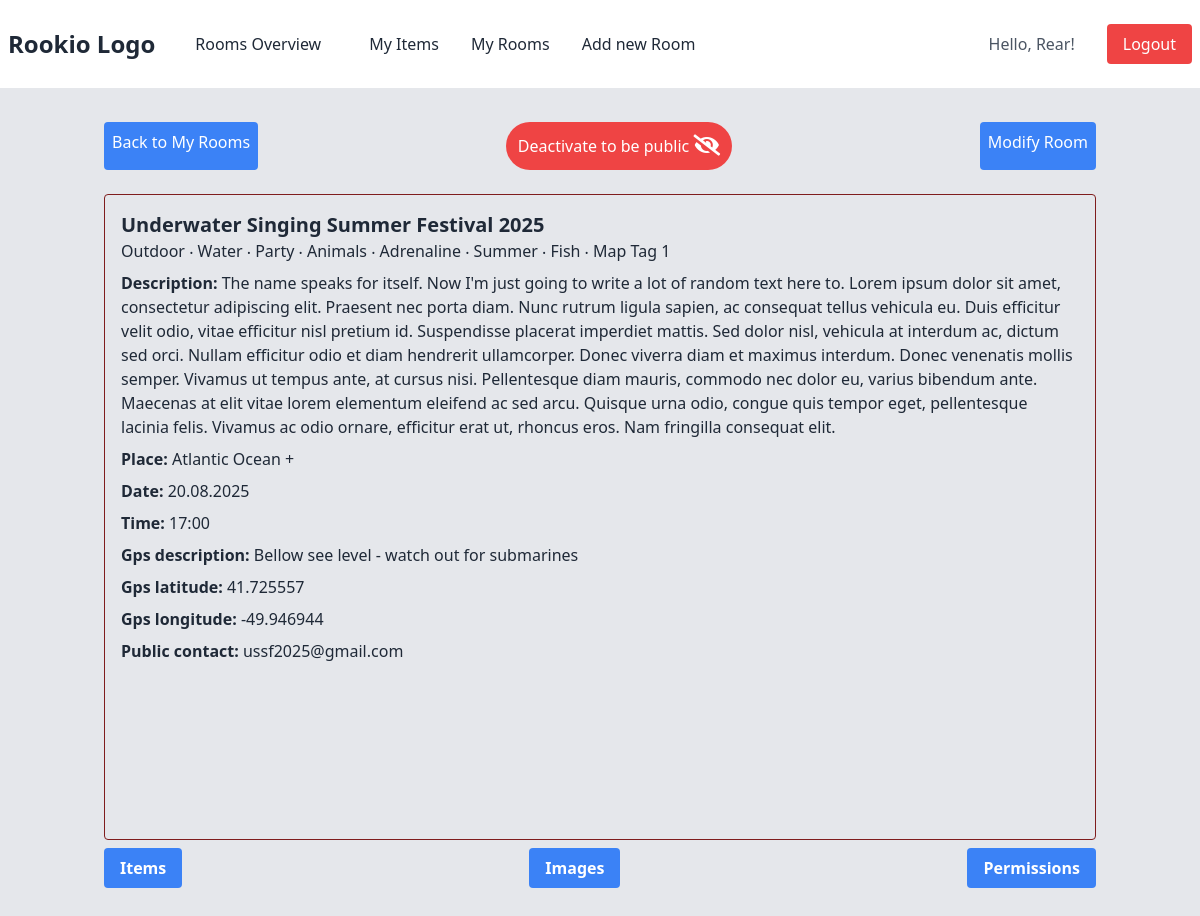
The app's page /room_detail/3/ (signed in) with its own data.
### viewer/models.py (models this page shows, shortened)
class TimeStamp(models.Model):
    created_at = models.DateTimeField(auto_now_add=True)
    updated_at = models.DateTimeField(auto_now=True)
    class Meta:
        abstract = True

class Room(TimeStamp):
    ROOM_TYPE_CHOICES = (
        ('event', 'Event'),
        ('service', 'Service'),
    )
    name = models.CharField(max_length=80)
    owners = models.ManyToManyField(PersonOwner, related_name="rooms")
    room_type = models.CharField(max_length=20, choices=ROOM_TYPE_CHOICES)
    tags = models.ManyToManyField(Tag, related_name="rooms")
    description = models.TextField(max_length=1000)  # default form widget for this field is a Textarea -
    place = models.CharField(max_length=150)
    gps_description = models.CharField(max_length=150, blank=True)
    gps_lat = models.DecimalField(max_digits=9, decimal_places=6,
                                  null=True,
                                  blank=True,
                                  validators=[MinValueValidator(-90), MaxValueValidator(90)])
    gps_lng = models.DecimalField(max_digits=9, decimal_places=6,
                                  null=True,
                                  blank=True,
                                  validators=[MinValueValidator(-180), MaxValueValidator(180)])
    date = models.DateField()
    time = models.TimeField()
    outdoor = models.BooleanField(blank=True, default=False)
    contact_public = models.CharField(max_length=100)
    contact_after_assignment = models.CharField(max_length=100, null=True, blank=True)
    age_restriction = models.PositiveSmallIntegerField(validators=[MinValueValidator(0), MaxValueValidator(120)],
                                                       null=True, blank=True)
    age_recommendation = models.CharField(max_length=80, null=True, blank=True)
    minimum_participants = models.PositiveSmallIntegerField(validators=[MinValueValidator(1)], null=True, blank=True)
    maximum_participants = models.PositiveSmallIntegerField(validators=[MinValueValidator(1)], null=True, blank=True)
    paid_to_be_unique = models.BooleanField(default=False)
    hidden_from_public = models.BooleanField(default=True)
    template = models.ForeignKey(Template, on_delete=models.CASCADE, related_name="rooms", null=True, blank=True)

class Tag(TimeStamp):
    name = models.CharField(max_length=25, unique=True)

### viewer/views.py (the view)
# urls.py: path('room_detail/<int:room_id>/', views.room_detail, name='room_detail'),
@login_required
def room_detail(request, room_id):
    room = get_object_or_404(Room, id=room_id)
    return render(request, 'room_detail.html', {'room': room})

### viewer/context_processors.py (called while the page is built)
def google_maps_api_key(request):
    return {
        'GOOGLE_MAPS_API_KEY': settings.GOOGLE_MAPS_API_KEY
    }

### viewer/templates/room_detail.html (shortened to what this page needs)
{% extends 'base.html' %}
{% load tz %}
{% block content %}
<link rel="stylesheet" href="https://cdnjs.cloudflare.com/ajax/libs/font-awesome/5.15.3/css/all.min.css">
<div class="container mx-auto px-4">
    <div class="py-2 flex justify-between space-x-35">
        <a href="{% url 'my_rooms' %}" class="p-2 bg-blue-500 hover:bg-blue-700 text-white rounded mb-4 inline-block">Back to My Rooms</a>
        {% if room.hidden_from_public %}
            <a href="{% url 'toggle_room_visibility' room.id %}" class="p-3 bg-green-500 hover:bg-green-700 text-white rounded-full mb-4 inline-block focus:outline-none focus:ring-2 focus:ring-offset-2 focus:ring-green-600">
                Activate to be public
                <i class="fas fa-eye fa-lg"></i>
            </a>
        {% else %}
            <a href="{% url 'toggle_room_visibility' room.id %}" class="p-3 bg-red-500 hover:bg-red-700 blink-on-hover text-white rounded-full mb-4 inline-block focus:outline-none focus:ring-2 focus:ring-offset-2 focus:ring-red-600">
                Deactivate to be public
                <i class="fas fa-eye-slash fa-lg"></i>
            </a>
        {% endif %}
        <a href="{% url 'edit_room' room.id %}" class="p-2 bg-blue-500 hover:bg-blue-700 text-white rounded mb-4 inline-block float-right">Modify Room</a>
    </div>
    <div class="border rounded p-4 border-red-900">
        <h3 class="text-xl font-bold">{{ room.name }}</h3>
        {% for tag in room.tags.all %}
            {{ tag.name }}{% if not forloop.last %} ‧ {% endif %}
        {% empty %}
            No tags.
        {% endfor %}
        <p class="mt-2"><span class="font-bold">Description:</span> {{ room.description }}</p>
        <div class="flex space-x-4">
            <div class="flex-1">
                <p class="mt-2"><span class="font-bold">Place:</span> {{ room.place }}</p>
                <p class="mt-2"><span class="font-bold">Date:</span> {{ room.date|date:'d.m.Y' }} </p>
                <p class="mt-2"><span class="font-bold">Time:</span> {{ room.time|time:'H:i' }} {{ room.time|timezone:'Europe/Bratislava' }}</p>
                <p class="mt-2"><span class="font-bold">Gps description:</span> {{ room.gps_description }}</p>
                <p class="mt-2"><span class="font-bold">Gps latitude:</span> {{ room.gps_lat }}</p>
                <p class="mt-2"><span class="font-bold">Gps longitude:</span> {{ room.gps_lng }}</p>
                <p class="mt-2"><span class="font-bold">Public contact:</span> {{ room.contact_public }}</p>
            </div>
            <div class="flex-1">
                <div id="detailGoogleMap" class="h-96 w-full border rounded"></div>
            </div>
        </div>
    </div>
    <div class="py-2 flex justify-between space-x-40">
        <div class="group inline-block relative">
            {% if room.id %}
                <a href="{% url 'show_items' room.id %}" class="bg-blue-500 hover:bg-blue-700 text-white font-semibold py-2 px-4 rounded inline-flex items-center">
            {% endif %}
            <span>Items</span>
            </a>
            </div>
            <div class="group inline-block relative">
                <button class="bg-blue-500 text-white font-semibold py-2 px-4 rounded inline-flex items-center">
                    <span>Images</span>
                </button>
            </div>
            <div class="group inline-block relative">
                <button class="bg-blue-500 text-white font-semibold py-2 px-4 rounded inline-flex items-center">
                    <span>Permissions</span>
                </button>
        </div>
    </div>
</div>
{% endblock %}

### viewer/templates/base.html (shortened to what this page needs)
<!DOCTYPE html>
{% load static %}
<html lang="en">
<head>
    <link href="{% static 'output.css' %}" rel="stylesheet">
</head>
<body class="bg-gray-200 text-gray-800">
    <header>
        <nav class="p-2 bg-white border-b-2 border-gray-200 flex justify-between items-center">
            <div class="flex items-center mr-12">
                <a href="{% url 'welcome' %}" class="text-gray-800 text-2xl font-bold hover:text-blue-500 transition-colors duration-200">Rookio Logo</a>
                <a href="{% url 'rooms_overview' %}" class="p-6 ml-4 text-gray-800 hover:text-blue-500 transition-colors duration-200">Rooms Overview</a>
                <a href="{% url 'my_items' %}" class="p-2 ml-4 text-gray-800 hover:text-blue-500 transition-colors duration-200">My Items</a>
                {% if user.is_authenticated %}
                <a href="{% url 'my_rooms' %}" class="p-2 ml-4 text-gray-800 hover:text-blue-500 transition-colors duration-200">My Rooms</a>
                {% endif %}
                {% if user.is_authenticated %}
                <a href="{% url 'add_room' %}" class="p-2 ml-4 text-gray-800 hover:text-blue-500 transition-colors duration-200">Add new Room</a>
                {% endif %}
            </div>
            <div id="auth-buttons" class="flex items-center space-x-4">
                {% if user.is_authenticated %}
                    <span class="mr-4 text-gray-600">Hello, {{ user.username }}!</span>
                    <a href="{% url 'logout' %}" class="px-4 py-2 rounded bg-red-500 text-white hover:bg-red-700 transition-colors duration-200">Logout</a>
                {% endif %}
            </div>
        </nav>
    </header>
    <main class="p-6">
        {% block content %}
        {% endblock content %}
    </main>
</body>
</html>

### records on screen
Room: name "Underwater Singing Summer Festival 2025", description "The name speaks for itself. Now I'm just going to write a lot of random text here to. Lorem ipsum dolor sit amet, consectetur adipiscing elit. Praesent nec porta diam. Nunc rutrum ligula sapien, ac consequat tellus vehicula eu. Duis efficitur velit odio, vitae efficitur nisl pretium id. Suspendisse placerat imperdiet mattis. Sed dolor nisl, vehicula at interdum ac, dictum sed orci. Nullam efficitur odio et diam hendrerit ullamcorper. Donec viverra diam et maximus interdum. Donec venenatis mollis semper. Vivamus ut tempus ante, at cursus nisi. Pellentesque diam mauris, commodo nec dolor eu, varius bibendum ante. Maecenas at elit vitae lorem elementum eleifend ac sed arcu. Quisque urna odio,…", place "Atlantic Ocean +", date "20.08.2025", time "17:00", gps_description "Bellow see level - watch out for submarines", gps_lat "41.725557", gps_lng "-49.946944", contact_public "ussf2025@gmail.com"
Tag: name "Outdoor"
Tag: name "Water"
Tag: name "Party"
Tag: name "Animals"
Tag: name "Adrenaline"
Tag: name "Summer"
Tag: name "Fish"
Tag: name "Map Tag 1"

### other values on screen
{{ user.username }} "Rear"
